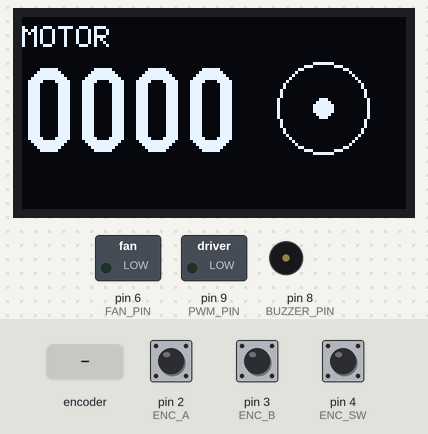
This program was run on a simulated Arduino Nano, built with avr-gcc and run on an emulated ATmega328P. On the bench: 128×64 one-colour display, switched loads named in the program (green lamp = pin HIGH), buzzer (waves = sounding). The inputs (shaded band) are chosen by the test bench; at power-on: pin 4 (ENC_SW) HIGH, pin 2 (ENC_A) HIGH, pin 3 (ENC_B) HIGH.

Above: at 2.0 s.
2.1 s: pin 4 (ENC_SW) pulled LOW for 0.15 s
At 3.0 s:
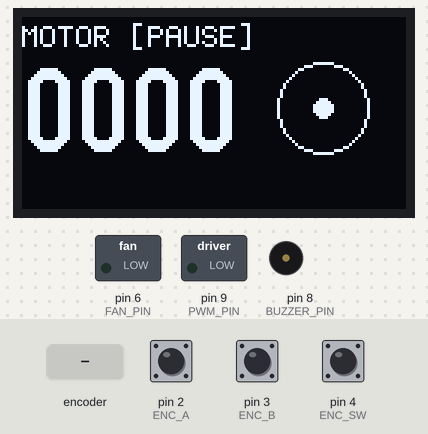
3.8 s: pin 4 (ENC_SW) pulled LOW for 3.2 s
At 5.6 s:
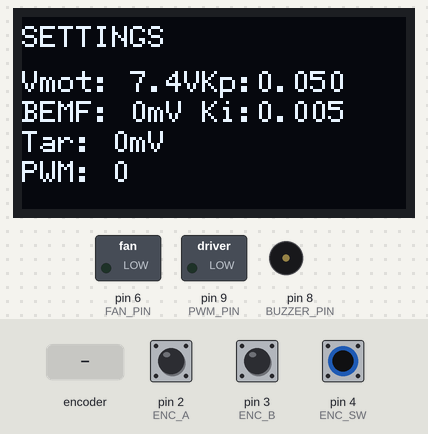
8.5 s: rotary encoder on pin 2 (ENC_A) / pin 3 (ENC_B) turned 3 steps (first pin leading)
At 10.0 s:
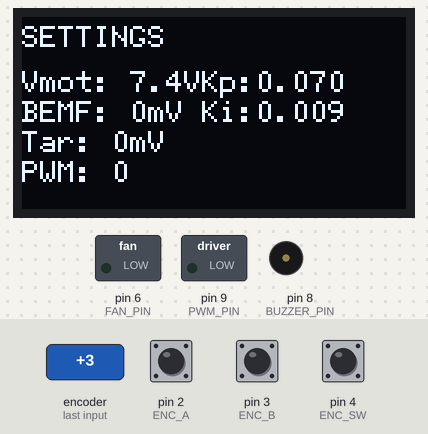
10.6 s: rotary encoder on pin 2 (ENC_A) / pin 3 (ENC_B) turned 1 step (first pin leading)
At 11.2 s:
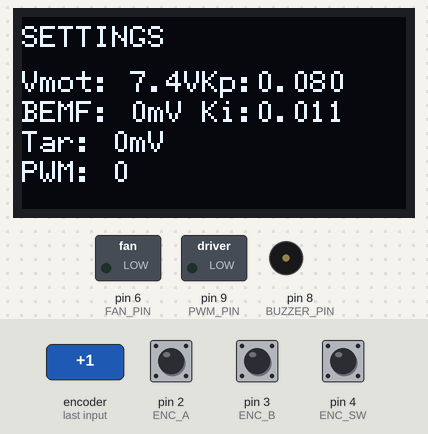
12.3 s: pin 4 (ENC_SW) pulsed LOW 2 times (0.12 s each, 0.3 s apart)
At 13.9 s:
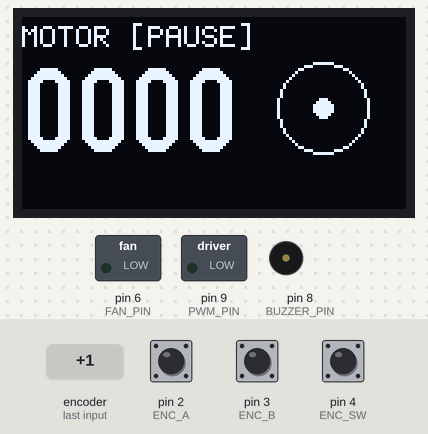
14.4 s: pin 4 (ENC_SW) pulled LOW for 1 s
At 16.8 s:
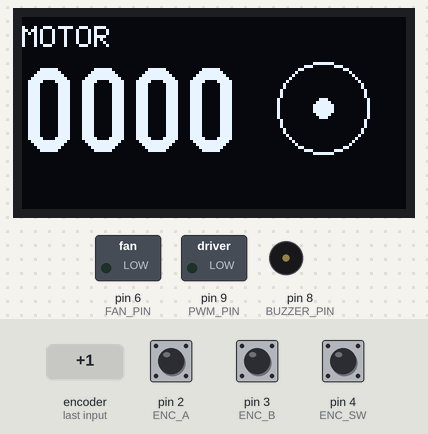
Timing chart, 0 to 18.0 s (numbered marks = the images above; inputs shaded):
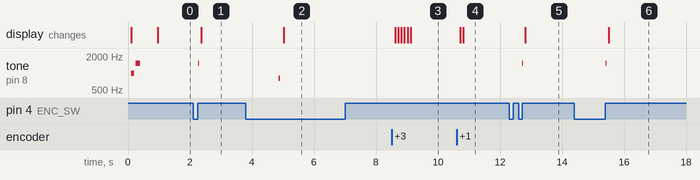

Measured:
- after the input at 2.1 s, tone on pin 8 (BUZZER_PIN): silent → 1500 Hz after 0.16 s, → silent 0.03 s later; the display: changes after 0.27 s (image 1)
- after the input at 3.8 s, tone on pin 8 (BUZZER_PIN): silent → 800 Hz after 1.1 s, → silent 0.05 s later; the display: changes after 1.2 s (image 2)
- after the input at 8.5 s, the display: first changes after 0.12 s (image 3 shows a later state)
- after the input at 10.6 s, the display: first changes after 0.12 s (image 4 shows a later state)
- after the input at 12.3 s, tone on pin 8 (BUZZER_PIN): silent → 1500 Hz after 0.42 s, → silent 0.03 s later; the display: changes after 0.52 s (image 5)
- after the input at 14.4 s, tone on pin 8 (BUZZER_PIN): silent → 1500 Hz after 1.0 s, → silent 0.03 s later; the display: changes after 1.1 s (image 6)

The program:

main.cpp
```cpp
#include <Arduino.h>
#include <U8g2lib.h>
#include <Wire.h>

// =========================== CONFIG ===========================
#define MAX_TARGET_EMF 10000
#define DIV_R1 10000
#define DIV_R2 5100           // Поменяли на 5.1к!
#define PID_DIVIDER 4000.0

#define MIN_TARGET_EMF 200
#define REF1_1 1100
#define MIN_VMOT 6000
#define CTRL_PRD 20
#define WAIT_ADC 800
#define SMOOTH_STEP 200

// Пины
#define BEMF_PIN A0
#define VMOT_PIN A1
#define PWM_PIN  9
#define FAN_PIN  6
#define ENC_A 2
#define ENC_B 3
#define ENC_SW 4
#define BUZZER_PIN 8

// =========================== DATA ===========================
int vref;
int target = 0;
int pwm = 0;
int fanSpeed = 0;

bool isMotorPaused = false;
bool isFanPaused = false;
bool motorDisconnected = false; // Флаг отключения мотора

int savedMotorPos = 0;
int savedFanSpeed = 0;

// Фильтры
template <typename T>
class IntEMA {
   public:
    T filter(T val, uint8_t k2) {
        T sum = (val - _filt) + _err;
        T div = sum >> k2;
        _err = sum - (div << k2);
        return _filt += div;
    }
    void init(T val) { _filt = val; _err = 0; }
    T get() { return _filt; }
    operator T() { return _filt; }
   private:
    T _filt = 0, _err = 0;
};
IntEMA<int> vmot;
IntEMA<int> vemf;

// PI-регулятор
class PIreg {
   public:
    float Kp = 0.05;
    float Ki = 0.005;
    float integral = 0;

    int compute(int input, int setpoint, int feedforward, float dt) {
        float error = setpoint - input;
        float nextIntegral = integral + error * Ki * dt;
        float output = feedforward + error * Kp + nextIntegral;

        if (!((output > 255 && error > 0) || (output < 0 && error < 0))) {
            integral = nextIntegral;
        }
        return constrain(output, 0, 255);
    }
};
PIreg pi;

// Энкодер
volatile int32_t encoderPos = 0;
volatile int8_t encState = 0;
int8_t encTable[16] = {0, -1, 1, 0, 1, 0, 0, -1, -1, 0, 0, 1, 0, 1, -1, 0};

// UI
U8G2_SSD1306_128X64_NONAME_F_HW_I2C u8g2(U8G2_R0, /* reset=*/ U8X8_PIN_NONE);
enum ScreenMode { SCREEN_MOTOR, SCREEN_FAN, SCREEN_SETTINGS };
ScreenMode currentScreen = SCREEN_MOTOR;

int stepSize = 100;
bool btnPressed = false;
bool btnLongPressed = false;
uint32_t btnTimer = 0;
bool lastBtnState = HIGH;
uint8_t animFrame = 0;

// =========================== FUNC ===========================

void initMotorPWM() {
    pinMode(PWM_PIN, OUTPUT);
    TCCR1A = _BV(COM1A1) | _BV(WGM10);
    TCCR1B = _BV(WGM12) | _BV(CS10);
}

void setMotorPWM(uint8_t duty) {
    if (duty == 0) {
        bitClear(TCCR1A, COM1A1);
        digitalWrite(PWM_PIN, LOW);
    } else {
        bitSet(TCCR1A, COM1A1);
        OCR1A = duty;
    }
}

uint16_t readVCC(uint16_t ref1v1) {
    uint8_t muxt = ADMUX;
    ADMUX = _BV(REFS0) | _BV(MUX3) | _BV(MUX2) | _BV(MUX1);
    delay(2);
    ADCSRA |= _BV(ADSC);
    while (bit_is_set(ADCSRA, ADSC));
    uint16_t vcc = ref1v1 * 1023ul / ADC;
    ADMUX = muxt;
    return vcc;
}

uint16_t readDivider(uint8_t apin) {
    uint32_t pinMv = (uint32_t)analogRead(apin) * vref / 1024;
    return pinMv * (DIV_R1 + DIV_R2) / DIV_R2;
}

void encoderISR() {
    int8_t a = digitalRead(ENC_A);
    int8_t b = digitalRead(ENC_B);
    encState = (encState << 2) | (a << 1) | b;
    encoderPos += encTable[encState & 0x0F];
}

void playTone(int freq, int duration) {
    tone(BUZZER_PIN, freq, duration);
    delay(duration);
    noTone(BUZZER_PIN);
}

int getMotorDisplayValue() {
    return map(constrain(encoderPos * stepSize, 0, MAX_TARGET_EMF), 0, MAX_TARGET_EMF, 0, 9999);
}

void updateFromEncoder() {
    static int32_t lastPos = 0;
    if (encoderPos == lastPos) return;

    int32_t diff = encoderPos - lastPos;
    lastPos = encoderPos;

    if (currentScreen == SCREEN_MOTOR) {
        int newTarget = constrain(encoderPos * stepSize, 0, MAX_TARGET_EMF);
        encoderPos = newTarget / stepSize;
    }
    else if (currentScreen == SCREEN_FAN) {
        fanSpeed = constrain(fanSpeed + diff * 5, 0, 255);
    }
    else if (currentScreen == SCREEN_SETTINGS) {
        // В меню меняем Kp и Ki одновременно для простоты
        if (diff > 0) { pi.Kp += 0.005; pi.Ki += 0.001; }
        else          { pi.Kp -= 0.005; pi.Ki -= 0.001; }
        pi.Kp = constrain(pi.Kp, 0.0, 1.0);
        pi.Ki = constrain(pi.Ki, 0.0, 0.5);
    }
}

void control() {
    static uint32_t tmr;
    if (millis() - tmr < CTRL_PRD) return;
    tmr = millis();

    setMotorPWM(0);
    delayMicroseconds(WAIT_ADC);

    int rawVmot = readDivider(VMOT_PIN);
    int rawMotor = readDivider(BEMF_PIN);
    int rawBemf = rawVmot - rawMotor;

    // Проверка на обрыв мотора (если ШИМ был высокий, а BEMF нет)
    // Если ручка отключена, ток не течет, и BEMF ≈ Vmot
    if (pwm > 50 && rawBemf < 300) {
        motorDisconnected = true;
    } else if (rawBemf > 500) {
        motorDisconnected = false;
    }

    if (rawVmot > MIN_VMOT) setMotorPWM(pwm);

    vmot.filter(rawVmot, 2);
    vemf.filter(rawBemf, 2);

    int desiredTarget = 0;
    if (!isMotorPaused && !motorDisconnected && currentScreen == SCREEN_MOTOR) {
        desiredTarget = constrain(encoderPos * stepSize, 0, MAX_TARGET_EMF);
    }

    if (isMotorPaused || motorDisconnected || rawVmot <= MIN_VMOT || desiredTarget < MIN_TARGET_EMF) {
        pi.integral = 0;
        target = 0;
        pwm = 0;
        setMotorPWM(0);
        return;
    }

    target += constrain(desiredTarget - target, -SMOOTH_STEP, SMOOTH_STEP);
    int feedforward = (long)target * 255 / vmot.get();
    pwm = pi.compute(vemf.get(), target, feedforward, CTRL_PRD / 1000.0f);
    setMotorPWM(pwm);
}

void handleButton() {
    bool btnState = digitalRead(ENC_SW);

    if (btnState == LOW && lastBtnState == HIGH) {
        btnTimer = millis();
        btnPressed = true;
    }

    if (btnState == LOW && btnPressed) {
        if (millis() - btnTimer > 1000 && !btnLongPressed) {
            btnLongPressed = true;
            btnPressed = false;
            playTone(800, 50);
            if (currentScreen == SCREEN_SETTINGS) {
                currentScreen = SCREEN_MOTOR;
                encoderPos = savedMotorPos / stepSize;
            } else {
                savedMotorPos = encoderPos * stepSize;
                currentScreen = SCREEN_SETTINGS;
                encoderPos = 0;
            }
        }
    }

    if (btnState == HIGH && lastBtnState == LOW && btnPressed) {
        if (!btnLongPressed && millis() - btnTimer > 50) {
            playTone(1500, 30);

            if (currentScreen == SCREEN_SETTINGS) {
                currentScreen = SCREEN_MOTOR;
                encoderPos = savedMotorPos / stepSize;
            }
            else if (currentScreen == SCREEN_MOTOR) {
                isMotorPaused = !isMotorPaused;
                if (isMotorPaused) {
                    savedMotorPos = encoderPos * stepSize;
                    encoderPos = 0;
                } else {
                    encoderPos = savedMotorPos / stepSize;
                }
            }
            else if (currentScreen == SCREEN_FAN) {
                isFanPaused = !isFanPaused;
                if (isFanPaused) {
                    savedFanSpeed = fanSpeed;
                    fanSpeed = 0;
                } else {
                    fanSpeed = savedFanSpeed;
                }
            }
        }
        btnPressed = false;
        btnLongPressed = false;
    }

    lastBtnState = btnState;
}

void drawDisplay() {
    static uint32_t tmr;
    if (millis() - tmr < 100) return;
    tmr = millis();

    animFrame++;

    u8g2.clearBuffer();
    u8g2.setFont(u8g2_font_6x12_tr);

    if (currentScreen == SCREEN_MOTOR) {
        u8g2.setCursor(0, 10);
        if (motorDisconnected) {
            u8g2.print("NO MOTOR!");
        } else {
            u8g2.print("MOTOR");
            if (isMotorPaused) u8g2.print(" [PAUSE]");
        }

        u8g2.setFont(u8g2_font_logisoso28_tn);
        char buf[10];
        if (motorDisconnected) {
            u8g2.drawStr(0, 45, "----");
        } else {
            sprintf(buf, "%04d", getMotorDisplayValue());
            u8g2.drawStr(0, 45, buf);
        }

        // Иконка
        u8g2.drawCircle(100, 30, 15);
        if (!isMotorPaused && !motorDisconnected && getMotorDisplayValue() > 0) {
            int ang = (animFrame * 15) % 360;
            int x = 100 + 12 * cos(ang * DEG_TO_RAD);
            int y = 30 + 12 * sin(ang * DEG_TO_RAD);
            u8g2.drawDisc(x, y, 3);
        } else {
            u8g2.drawDisc(100, 30, 3);
        }
    }
    else if (currentScreen == SCREEN_FAN) {
        u8g2.setCursor(0, 10);
        u8g2.print("FAN");
        if (isFanPaused) u8g2.print(" [PAUSE]");

        u8g2.setFont(u8g2_font_logisoso28_tn);
        char buf[10];
        sprintf(buf, "%03d%%", map(fanSpeed, 0, 255, 0, 100));
        u8g2.drawStr(0, 45, buf);

        int cx = 100, cy = 30;
        for (int i = 0; i < 4; i++) {
            int ang = i * 90 + (animFrame * 15);
            if (isFanPaused || fanSpeed == 0) ang = i * 90;
            int x = cx + 12 * cos(ang * DEG_TO_RAD);
            int y = cy + 12 * sin(ang * DEG_TO_RAD);
            u8g2.drawDisc(x, y, 5);
        }
        u8g2.drawDisc(cx, cy, 4);
    }
    else if (currentScreen == SCREEN_SETTINGS) {
        u8g2.setCursor(0, 10);
        u8g2.print("SETTINGS");

        u8g2.setCursor(0, 25);
        u8g2.print("Vmot: "); u8g2.print(vmot.get() / 1000.0, 1); u8g2.print("V");
        u8g2.setCursor(0, 35);
        u8g2.print("BEMF: "); u8g2.print(vemf.get()); u8g2.print("mV");
        u8g2.setCursor(0, 45);
        u8g2.print("Tar: "); u8g2.print(target); u8g2.print("mV");
        u8g2.setCursor(0, 55);
        u8g2.print("PWM: "); u8g2.print(pwm);

        u8g2.setCursor(60, 25);
        u8g2.print("Kp:"); u8g2.print(pi.Kp, 3);
        u8g2.setCursor(60, 35);
        u8g2.print("Ki:"); u8g2.print(pi.Ki, 3);
    }

    u8g2.sendBuffer();
}

void setup() {
    Serial.begin(115200);

    pinMode(ENC_A, INPUT_PULLUP);
    pinMode(ENC_B, INPUT_PULLUP);
    pinMode(ENC_SW, INPUT_PULLUP);
    pinMode(BUZZER_PIN, OUTPUT);
    pinMode(FAN_PIN, OUTPUT);

    attachInterrupt(digitalPinToInterrupt(ENC_A), encoderISR, CHANGE);
    attachInterrupt(digitalPinToInterrupt(ENC_B), encoderISR, CHANGE);

    initMotorPWM();
    u8g2.begin();

    vref = readVCC(REF1_1);
    vmot.init(readDivider(VMOT_PIN));
    vemf.init(0);

    u8g2.clearBuffer();
    u8g2.setFont(u8g2_font_ncenB14_tr);
    u8g2.drawStr(5, 30, "NailMaster");
    u8g2.setFont(u8g2_font_6x12_tr);
    u8g2.drawStr(15, 50, "v1.3 Ready");
    u8g2.sendBuffer();
    playTone(1000, 100);
    delay(50);
    playTone(1500, 150);
    delay(500);
}

void loop() {
    //control();
    handleButton();
    updateFromEncoder();
    drawDisplay();

    // static int lastFan = -1;
    // int currentFan = isFanPaused ? 0 : fanSpeed;
    // if (currentFan != lastFan) {
    //     analogWrite(FAN_PIN, currentFan);
    //     lastFan = currentFan;
    // }
}
```
